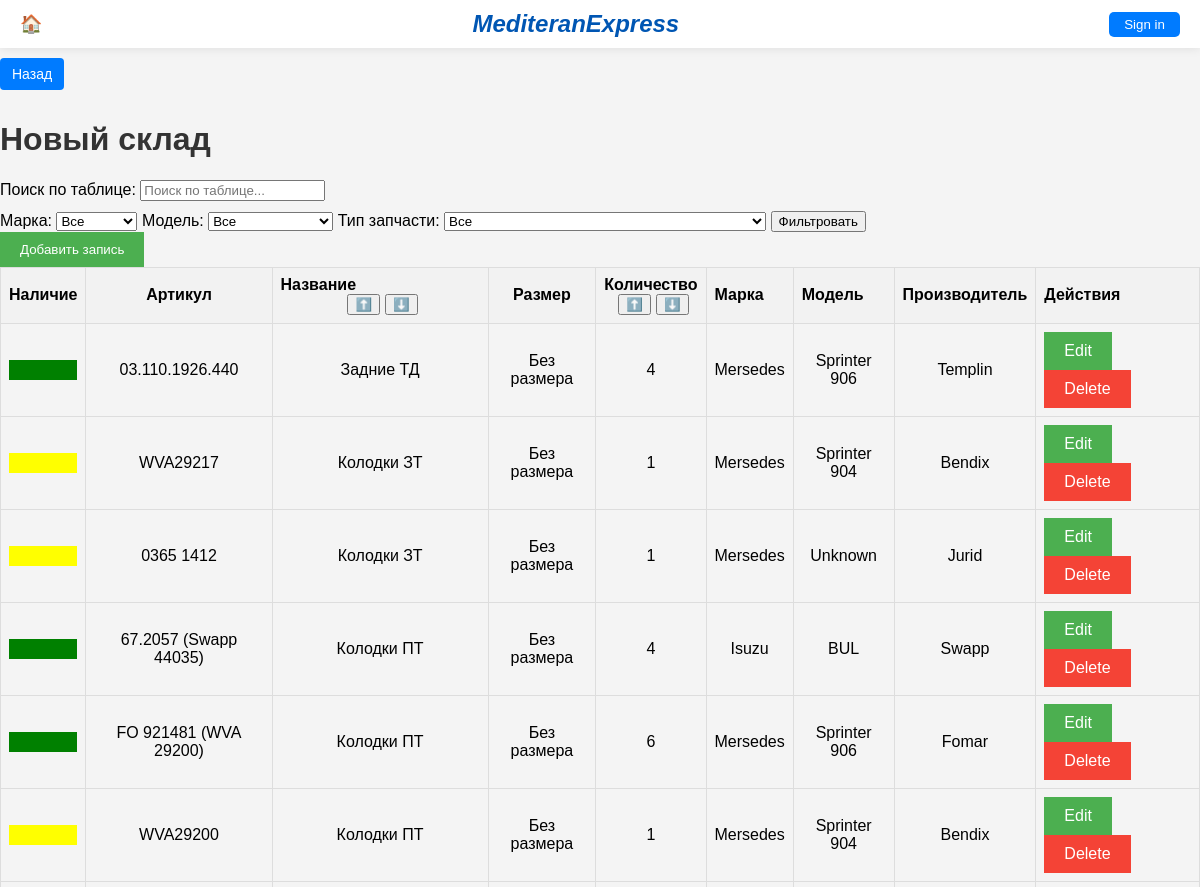
The page /warehouse-new/ (upper part) on the database as committed earlier.
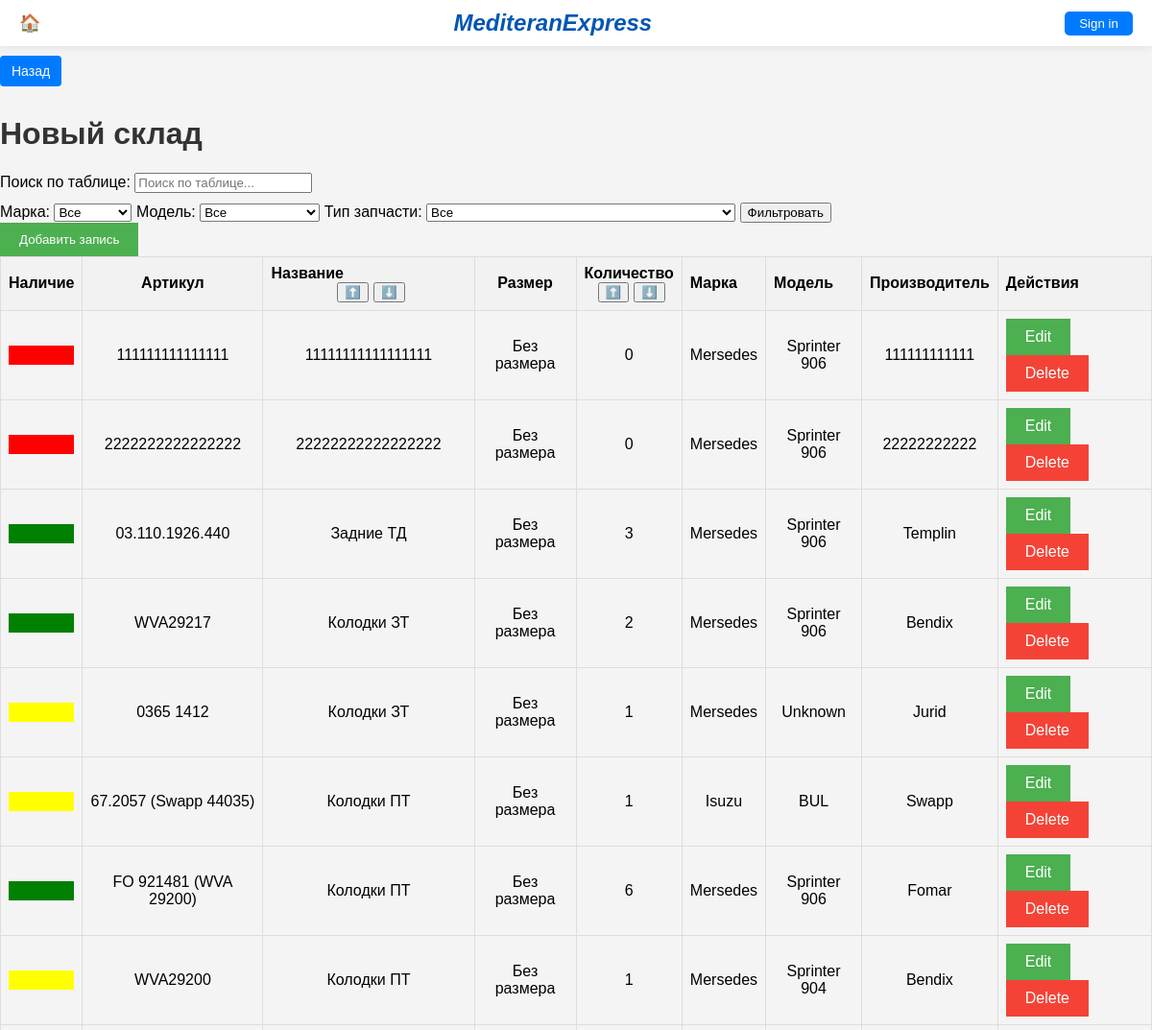
The same page on the database as committed later.
### main/models.py (models this page shows, shortened)
class Item(models.Model):
    availability = models.CharField(max_length=10, default='green', blank=True)
    article = models.CharField(max_length=100, unique=True)
    name = models.CharField(max_length=100)
    size = models.CharField(max_length=100, blank=True, null=True)
    quantity = models.PositiveIntegerField(default=0)
    brand = models.CharField(max_length=100)
    model = models.CharField(max_length=100)
    manufacturer = models.CharField(max_length=100)
    part_type = models.CharField(max_length=100)
    engine_part = models.ForeignKey(EngineParts, on_delete=models.CASCADE, null=True, blank=True)
    transmission_part = models.ForeignKey(TransmissionParts, on_delete=models.CASCADE, null=True, blank=True)
    pneumatic_part = models.ForeignKey(PneumaticParts, on_delete=models.CASCADE, null=True, blank=True)
    chassis_parts = models.ForeignKey(ChassisParts, on_delete=models.CASCADE, null=True, blank=True)
    brake_part = models.ForeignKey(BrakeParts, on_delete=models.CASCADE, null=True, blank=True)
    steering_part = models.ForeignKey(SteeringParts, on_delete=models.CASCADE, null=True, blank=True)
    electricity_part = models.ForeignKey(ElectricityParts, on_delete=models.CASCADE, null=True, blank=True)
    climate_part = models.ForeignKey(ClimateParts, on_delete=models.CASCADE, null=True, blank=True)
    carbody_part = models.ForeignKey(CarBodyParts, on_delete=models.CASCADE, null=True, blank=True)
    interior_part = models.ForeignKey(InteriorParts, on_delete=models.CASCADE, null=True, blank=True)
    maintenance_part = models.ForeignKey(MaintenanceParts, on_delete=models.CASCADE, null=True, blank=True)
    liquids_part = models.ForeignKey(LiquidsParts, on_delete=models.CASCADE, null=True, blank=True)
    from django.db import models

### main/views.py (the view)
# urls.py: path('warehouse-new/', views.warehouse_new, name='warehouse_new'),
def warehouse_new(request):
    sort_by = request.GET.get('sort_by', 'name')  # Default sorting by name
    order = request.GET.get('order', 'asc')  # Default order is ascending
    if order == 'desc':
        sort_by = '-' + sort_by
    items = Item.objects.all()
    brand_name = request.GET.get('brand')
    if brand_name:
        items = items.filter(brand=brand_name)
    model_name = request.GET.get('model')
    if model_name:
        items = items.filter(model=model_name)
    part_type = request.GET.get('part_type')
    if part_type:
        items = items.filter(part_type=part_type)
    items = items.order_by(sort_by)
    brands = Brand.objects.all()
    models = Model.objects.all()
    context = {
        'items': items,
        'brands': brands,
        'models': models,
        'order': order,
    }
    return render(request, 'main/warehouse_new.html', context)

### main/templates/main/warehouse_new.html (shortened to what this page needs)
{% extends 'main/base.html' %}
{% block content %}
             <a href="{% url 'garage' %}" class="back-button">Назад</a>
<h1>Новый склад</h1>
<div class="filter-container">
    <div class="search-container">
        <label for="searchInput">Поиск по таблице:</label>
        <input type="text" id="searchInput" placeholder="Поиск по таблице...">
    </div>
    <form method="GET" action="{% url 'warehouse_new' %}">
        <label for="brand">Марка:</label>
        <select name="brand" id="brand">
            <option value="">Все</option>
        </select>
        <label for="model">Модель:</label>
        <select name="model" id="model">
            <option value="">Все</option>
        </select>
        <label for="partTypeFilter">Тип запчасти:</label>
        <select id="partTypeFilter" name="part_type">
            <option value="">Все</option>
        </select>
        <button type="submit" class="btn-filter">Фильтровать</button>
    </form>
</div>
<button id="addItemBtn" class="btn" onclick="openAddItemForm()">Добавить запись</button>
<table id="warehouseTable">
    <thead>
        <tr>
            <th class="center-text">Наличие</th>
            <th class="center-text">Артикул</th>
             <th>
                Название
                <div class="sort-buttons">
                    <form method="get" style="display: inline;">
                        <button type="submit">⬆️</button>
                    </form>
                    <form method="get" style="display: inline;">
                        <button type="submit">⬇️</button>
                    </form>
                </div>
            </th>
            <th class="center-text">Размер</th>
            <th class="center-text">
                Количество
                <div class="sort-buttons">
                    <form method="get" style="display: inline;">
                        <button type="submit">⬆️</button>
                    </form>
                    <form method="get" style="display: inline;">
                        <button type="submit">⬇️</button>
                    </form>
                </div>
            </th>
            <th>Марка</th>
            <th>Модель</th>
            <th>Производитель</th>
            <th>Действия</th>
        </tr>
    </thead>
    <tbody>
        {% for item in items %}
            <tr>
                <td class="center-text">
                    <span class="{% if item.quantity == 0 %}availability-red{% elif item.quantity == 1 %}availability-yellow{% elif item.quantity > 1 %}availability-green{% endif %}"></span>
                </td>
                <td class="center-text">{{ item.article }}</td>
                <td class="center-text">{{ item.name }}</td>
                <td class="center-text">{{ item.size }}</td>
                <td class="center-text">{{ item.quantity }}</td>
                <td class="center-text">{{ item.brand }}</td>
                <td class="center-text">{{ item.model }}</td>
                <td class="center-text">{{ item.manufacturer }}</td>
                <td>
                    <a href="{% url 'warehouse_item_edit' item_id=item.id %}" class="btn">Edit</a>
                    <a href="{% url 'delete_item' item_id=item.id %}" class="btn btn-delete" onclick="return confirm('Вы уверены, что хотите удалить этот элемент?');">Delete</a>
                </td>
            </tr>
        {% endfor %}
    </tbody>
</table>
{% endblock %}

Rows that differ between the two databases and show on the page:
added Item: article "111111111111111", name "11111111111111111", size "Без размера", quantity "0", brand "Mersedes", model "Sprinter 906", manufacturer "111111111111"
added Item: article "2222222222222222", name "22222222222222222", size "Без размера", quantity "0", brand "Mersedes", model "Sprinter 906", manufacturer "22222222222"
changed Item "Задние ТД": quantity "4" → "3"
changed Item "WVA29217": quantity "1" → "2"; model "Sprinter 904" → "Sprinter 906"
changed Item "67.2057 (Swapp 44035)": quantity "4" → "1"
